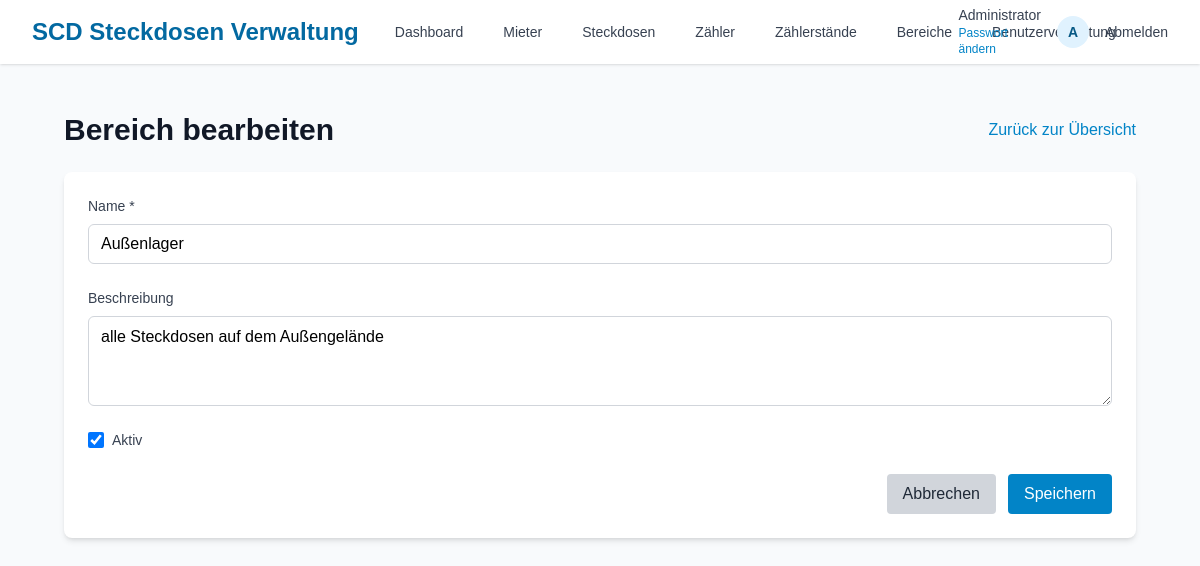
The page /bereiche_form.php?id=1 (signed in) on the database its author committed.
### tables this page shows
CREATE TABLE `bereiche` (
  `id` int(11) NOT NULL,
  `name` varchar(100) NOT NULL,
  `beschreibung` text DEFAULT NULL,
  `aktiv` tinyint(1) DEFAULT 1,
  `erstellt_am` timestamp NULL DEFAULT current_timestamp(),
  `aktualisiert_am` timestamp NULL DEFAULT current_timestamp() ON UPDATE current_timestamp()
);

### includes/db.php (called while the page is built, shortened)
<?php
class Database {
    private $connection;
    private function connect() {
        try {
            $this->connection = new mysqli(DB_SERVER, DB_USERNAME, DB_PASSWORD, DB_NAME, DB_PORT);
            $this->connection->set_charset("utf8mb4");
        } catch (Exception $e) {
            die("Datenbankfehler: " . $e->getMessage());
        }
    }
    public function query($sql, $params = []) {
        try {
            $stmt = $this->connection->prepare($sql);
            if (!empty($params)) {
                $types = '';
                $values = [];
                foreach ($params as $param) {
                    if (is_int($param)) {
                        $types .= 'i';
                    } elseif (is_double($param)) {
                        $types .= 'd';
                    } elseif (is_string($param)) {
                        $types .= 's';
                    } else {
                        $types .= 'b';
                    }
                    $values[] = $param;
                }
                $stmt->bind_param($types, ...$values);
            }
            $success = $stmt->execute();
            $this->last_stmt = $stmt;
            if (stripos($sql, 'SELECT') === 0) {
                $result = $stmt->get_result();
                return $result;
            } else {
                $stmt->close();
                return true;
            }
        } catch (Exception $e) {
            throw $e;
        }
    }
    public function fetchOne($sql, $params = []) {
        try {
            $result = $this->query($sql, $params);
            $row = $result->fetch_assoc();
            return $row !== false ? $row : null;
        } catch (Throwable $e) {
            return null;
        }
    }
}
$db = new Database();
?>

### bereiche_form.php (the view, shortened to what this page needs)
<?php
require_once 'includes/auth.php';
require_once 'includes/db.php';
$bereich = [
    'id' => '',
    'name' => '',
    'beschreibung' => '',
    'aktiv' => true
];
if (isset($_GET['id']) && is_numeric($_GET['id'])) {
    $id = $_GET['id'];
    $result = $db->fetchOne("SELECT * FROM bereiche WHERE id = ?", [$id]);
    if ($result) {
        $bereich = $result;
    } else {
        $error = "Bereich nicht gefunden.";
    }
}
require_once 'includes/header.php';
?>
<div class="py-6">
    <div class="mx-auto max-w-full px-4 sm:px-6 lg:px-8">
        <div class="flex justify-between items-center mb-6">
            <h1 class="text-3xl font-bold text-gray-900">
                <?= empty($bereich['id']) ? 'Neuen Bereich anlegen' : 'Bereich bearbeiten' ?>
            </h1>
            <a href="bereiche.php" class="text-marina-600 hover:text-marina-700">
                Zurück zur Übersicht
            </a>
        </div>
        <div class="bg-white shadow-md rounded-lg overflow-hidden p-6">
            <form action="<?= htmlspecialchars($_SERVER['REQUEST_URI']) ?>" method="POST">
                <div class="grid grid-cols-1 gap-6">
                    <div class="space-y-2">
                        <label for="name" class="block text-sm font-medium text-gray-700">Name *</label>
                        <input
                            type="text"
                            id="name"
                            name="name"
                            value="<?= htmlspecialchars($bereich['name']) ?>"
                            required
                            class="flex h-10 w-full rounded-md border border-gray-300 bg-white px-3 py-2 text-base focus:outline-none focus:ring-2 focus:ring-marina-500 focus:border-marina-500"
                        >
                    </div>
                    <div class="space-y-2">
                        <label for="beschreibung" class="block text-sm font-medium text-gray-700">Beschreibung</label>
                        <textarea
                            id="beschreibung"
                            name="beschreibung"
                            rows="3"
                            class="flex w-full rounded-md border border-gray-300 bg-white px-3 py-2 text-base focus:outline-none focus:ring-2 focus:ring-marina-500 focus:border-marina-500"
                        ><?= htmlspecialchars($bereich['beschreibung']) ?></textarea>
                    </div>
                    <div class="flex items-center">
                        <input
                            type="checkbox"
                            id="aktiv"
                            name="aktiv"
                            <?= $bereich['aktiv'] ? 'checked' : '' ?>
                            class="h-4 w-4 text-marina-600 focus:ring-marina-500 border-gray-300 rounded"
                        >
                        <label for="aktiv" class="ml-2 block text-sm text-gray-700">
                            Aktiv
                        </label>
                    </div>
                </div>
                <div class="mt-6 flex justify-end space-x-3">
                    <a href="bereiche.php" class="px-4 py-2 bg-gray-300 text-gray-800 rounded hover:bg-gray-400">
                        Abbrechen
                    </a>
                    <button type="submit" class="px-4 py-2 bg-marina-600 text-white rounded hover:bg-marina-700">
                        Speichern
                    </button>
                </div>
            </form>
        </div>
    </div>
</div>
<?php
require_once 'includes/footer.php';
?>

### includes/header.php (style rules this page uses)
body { font-family: 'Arial', sans-serif; background-color: #f8fafc; }

### rows shown on the page
bereiche: name "Außenlager", beschreibung "alle Steckdosen auf dem Außengelände", aktiv "☑"

### other values the page prints
$current_user['name'] "Administrator"
substr(htmlspecialchars($current_user['name']), 0, 1) "A"
